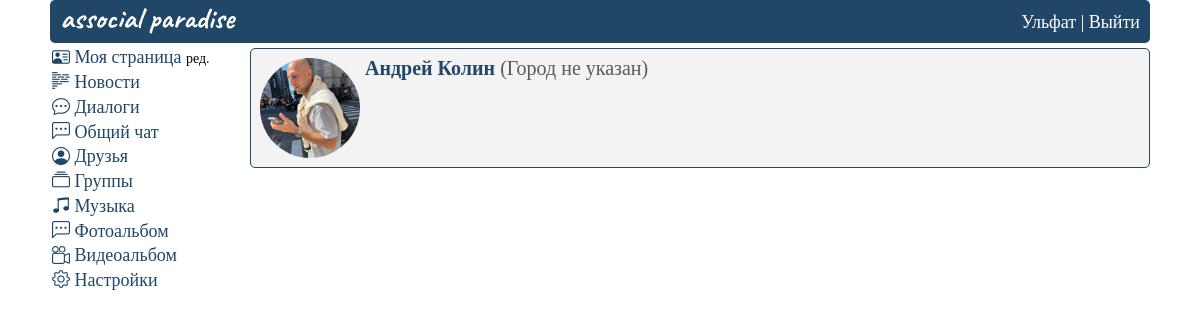
Before: /users (signed in) with the older database file.
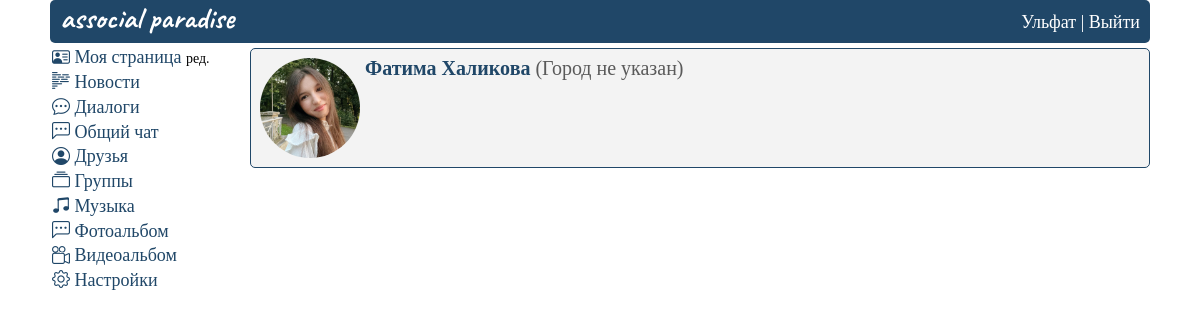
After: the same page with the newer database file.
### mysite/models.py (models this page shows)
class FriendsList(models.Model):
    from_user = models.TextField(max_length=100)
    to_user = models.TextField(max_length=100)
    friends = models.TextField(max_length=1, default=0)
    time_create = models.DateTimeField(auto_now_add=True)
    class Meta:
        verbose_name_plural = 'Друзья'

### mysite/views.py (the view)
# urls.py: path("users", AllUsers.as_view(), name="users"), #Показать список всех пользователей
class AllUsers(LoginRequiredMixin, ListView):
    model = UserProfile
    template_name = 'users.html'
    context_object_name = 'AllUsers'
    login_url = 'home'
    def get_context_data(self, *, object_list=None, **kwargs):
        context = super().get_context_data(**kwargs)
        context['userid'] = getAuthUser(self.request)
        context['allDialogues'] = getAllMessages(context['userid'])
        context['unread_messages'] = calculation_unread(context['allDialogues'], context['userid'])
        context['personal_data'] = getUser(context['userid'])
        return context
    def get_queryset(self):
        userid = getAuthUser(self.request)
        data = FriendsList.objects.raw(
        f'SELECT * FROM MYSITE_friendslist fl JOIN MYSITE_userprofile up on fl.to_user = up.user_id WHERE fl.from_user = {userid} and fl.friends = 1')
        return data

### mysite/views.py (called while the page is built)
def getAuthUser(request):
    return request.session.get('is_auth', False)

def getUser(userid):
    return UserProfile.objects.get(user_id=userid)

def calculation_unread(messages, userid):
    msg = 0
    for i in messages:
        if i.status_message == 0 and int(i.last_sender) != userid:
            msg += 1
    return msg

def getAllMessages(userid):
    allMsg = HaveDialog.objects.raw(
        f'select 1 as id, up.first_name as name_sender, up2.first_name as name_recipient, hd.time_update, hd.last_sender, up3.first_name as name_last_sender, hd.user_recipient_id, hd.user_sender_id, hd.status_message, up.avatar, hd.last_message from mysite_havedialog hd join mysite_userprofile up on up.user_id = hd.user_sender_id join mysite_userprofile up2 on up2.user_id = hd.user_recipient_id join mysite_userprofile up3 on up3.user_id = hd.last_sender where hd.user_recipient_id = {userid} order by hd.time_update desc')
    return allMsg

### mysite/templates/users.html (shortened to what this page needs)
{%extends 'base.html'%}
{% load static %}
{%block content%}
    <div class="wrapper_users">
    {% include "header.html" %}
    <div class="rows_user">
        <div class="col1_user">
            {% include "menu.html" %}
        </div>
        <div class="col2_user">
            <div class="user_list">
                {% for user in AllUsers %}
                <div class="user_item">
                    <div class="user_item_img">
                        <img src="{% static user.avatar|cut:'mysite/static' %}">
                    </div>
                    <div class="user_item_name">
                        <a href="{% url 'viewUser' user.id %}" class="user_links">{{ user.first_name }} {{ user.last_name }}</a>
                    </div>
                    {% if user.hometown %}
                    <div class="user_item_hometown">
                        ({{ user.hometown }})
                    </div>
                    {% else %}
                    <div class="user_item_hometown">
                        <span>(Город не указан)</span>
                    </div>
                    {% endif %}
                </div>
                {% endfor %}
            </div>
        </div>
    </div>
    </div>
{%endblock%}

Changed rows visible on the page:
removed FriendsList: first_name "Андрей", last_name "Колин", shows "(Город не указан)"
now on this page (row edited): FriendsList: first_name "Фатима", last_name "Халикова", shows "(Город не указан)"
